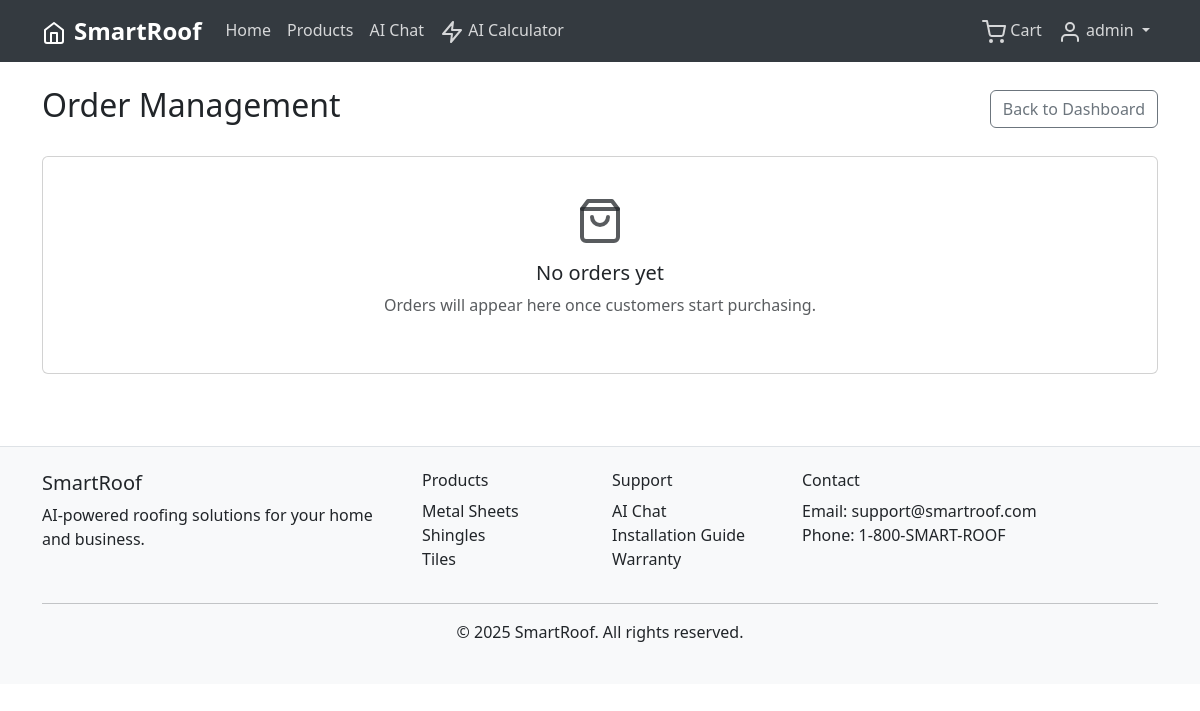
The app's page /admin/orders (signed in), older data.
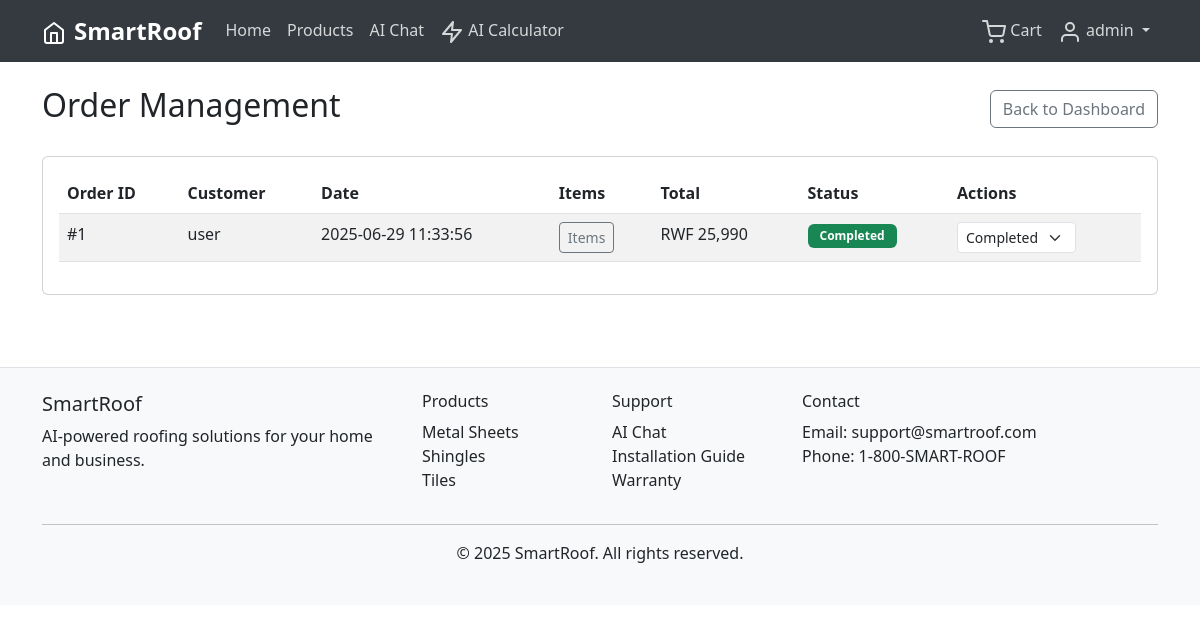
The same page, newer data.
### tables this page shows
CREATE TABLE orders (
            id INTEGER PRIMARY KEY AUTOINCREMENT,
            user_id INTEGER NOT NULL,
            items TEXT NOT NULL,
            total REAL NOT NULL,
            status TEXT DEFAULT 'pending',
            created_at TIMESTAMP DEFAULT CURRENT_TIMESTAMP,
            FOREIGN KEY (user_id) REFERENCES users(id)
        );

CREATE TABLE users (
            id INTEGER PRIMARY KEY AUTOINCREMENT,
            username TEXT UNIQUE NOT NULL,
            email TEXT UNIQUE NOT NULL,
            password_hash TEXT NOT NULL,
            is_admin BOOLEAN DEFAULT FALSE,
            created_at TIMESTAMP DEFAULT CURRENT_TIMESTAMP
        );

### routes.py (the view)
@app.route('/admin/orders')
@login_required
def admin_orders():
    if not current_user.is_admin:
        flash('Access denied', 'error')
        return redirect(url_for('index'))
    try:
        conn = get_db_connection()
        orders = conn.execute('''
            SELECT o.*, u.username, u.email
            FROM orders o
            LEFT JOIN users u ON o.user_id = u.id
            ORDER BY o.created_at DESC
        ''').fetchall()
        users = conn.execute('SELECT id, username, email FROM users').fetchall()
        conn.close()
        orders_list = []
        users_dict = {}
        print(f"DEBUG: Found {len(orders)} orders in database")
        for order in orders:
            order_dict = {
                'id': order['id'],
                'user_id': order['user_id'],
                'username': order['username'] or 'Unknown User',
                'email': order['email'] or 'N/A',
                'items': order['items'],
                'total': order['total'] * 1000,  # Convert to RWF
                'status': order['status'],
                'shipping_address': '',  # Column doesn't exist in current schema
                'payment_method': 'Unknown',  # Column doesn't exist in current schema
                'created_at': order['created_at']
            }
            orders_list.append(order_dict)
            print(f"DEBUG: Added order {order_dict}")
        for user in users:
            users_dict[user['id']] = {
                'username': user['username'],
                'email': user['email']
            }
        print(f"DEBUG: Passing {len(orders_list)} orders to template")
        return render_template('admin/orders.html', orders=orders_list, users=users_dict)
    except Exception as e:
        print(f"Error fetching orders: {e}")
        return render_template('admin/orders.html', orders=[], users={})

### app.py (called while the page is built)
@login_manager.user_loader
def load_user(user_id):
    from models import User
    return User.get(int(user_id))

### database.py (called while the page is built)
def get_db_connection():
    conn = sqlite3.connect(DATABASE_PATH)
    conn.row_factory = sqlite3.Row
    return conn

### models.py (called while the page is built)
    @staticmethod
    def get(user_id):
        conn = get_db_connection()
        user = conn.execute('SELECT * FROM users WHERE id = ?', (user_id,)).fetchone()
        conn.close()
        if user:
            return User(user['id'], user['username'], user['email'],
                       user['password_hash'], user['is_admin'], user['created_at'])
        return None

### templates/admin/orders.html (shortened to what this page needs)
{% extends "base.html" %}
{% block content %}
<div class="container py-4">
    <div class="d-flex justify-content-between align-items-center mb-4">
        <h2>Order Management</h2>
        <a href="{{ url_for('admin_dashboard') }}" class="btn btn-outline-secondary">Back to Dashboard</a>
    </div>
    <div class="card">
        <div class="card-body">
            {% if orders and orders|length > 0 %}
            <div class="table-responsive">
                <table class="table table-striped">
                    <thead>
                        <tr>
                            <th>Order ID</th>
                            <th>Customer</th>
                            <th>Date</th>
                            <th>Items</th>
                            <th>Total</th>
                            <th>Status</th>
                            <th>Actions</th>
                        </tr>
                    </thead>
                    <tbody>
                        {% for order in orders %}
                        <tr>
                            <td>#{{ order.id }}</td>
                            <td>{{ order.username }}</td>
                            <td>{{ order.created_at }}</td>
                            <td>
                                <button class="btn btn-sm btn-outline-secondary" type="button" data-bs-toggle="tooltip" title="Order items">
                                    Items
                                </button>
                            </td>
                            <td>RWF {{ "{:,.0f}".format(order.total or 0) }}</td>
                            <td>
                                <span class="badge bg-{% if order.status == 'completed' %}success{% elif order.status == 'pending' %}warning{% elif order.status == 'shipped' %}info{% else %}secondary{% endif %}">
                                    {{ order.status.title() }}
                                </span>
                            </td>
                            <td>
                                <form method="POST" action="{{ url_for('update_order_status', order_id=order.id) }}" class="d-inline">
                                    <select name="status" class="form-select form-select-sm d-inline-block" style="width: auto;" onchange="this.form.submit()">
                                        <option value="completed" {% if order.status == 'completed' %}selected{% endif %}>Completed</option>
                                    </select>
                                </form>
                            </td>
                        </tr>
                        {% endfor %}
                    </tbody>
                </table>
            </div>
            {% else %}
            <div class="text-center py-4">
                <i data-feather="shopping-bag" style="width: 48px; height: 48px;" class="text-muted mb-3"></i>
                <h5>No orders yet</h5>
                <p class="text-muted">Orders will appear here once customers start purchasing.</p>
            </div>
            {% endif %}
        </div>
    </div>
</div>
{% endblock %}

Row changes from the older to the newer data that the page shows:
added orders: id "1", username "user", created_at "2025-06-29 11:33:56", total "25,990", status "Completed"
Text that changed along with them:
text no longer shown: "No orders yet Orders will appear here once customers start purchasing."
text now shown: "Order ID Customer Date Items Total Status Actions"
